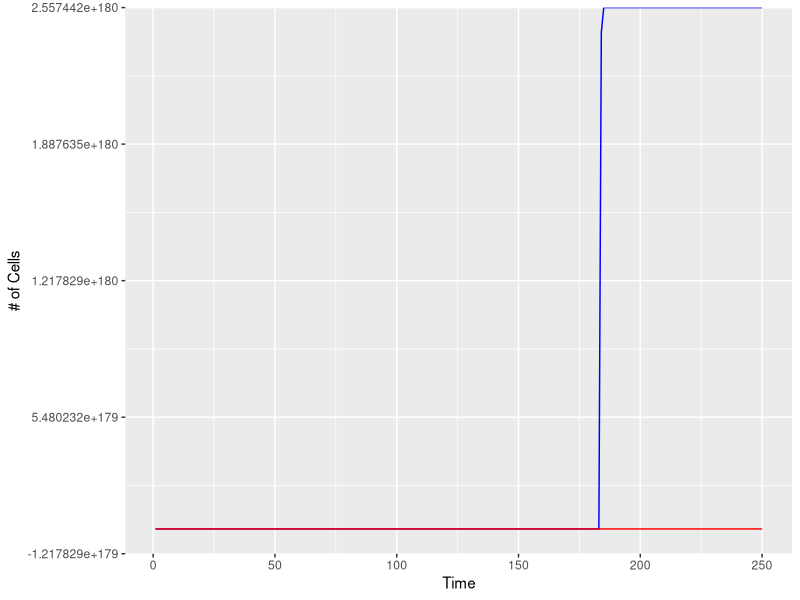

R code for this plot:
# Madeline Hightower
# Exercise 10 Script

# Tumor cell with spontaneous mutation that confers drug resistance
# No positive or negative effects on growth rate of sub-population
# When drug is absent
# When Drug is present, mutant grows at 50% of growth rate
# Non-mutant declines rapidly

# Use model for Sub Populations
  # Nt+1=Nt+(rN*Nt)*(1-(Nt+Mt)/K) # for non-mutant population
  # Mt+1=Mt+(rM*Mt)*(1-(Nt+Mt)/K) # for mutant population
# Parameters
  # Growth rate in absence is 0.1 (rN=rM=0.1)
  # Carrying capacity (K) is one million cells
  # Mutation occurred when 100 cells were present
  # Non-mutant cells grow at rN=-0.1 when drug is present

# Generate a script that simulates growth of two sub-populations in tumor
# To equilibrium following drug treatment
# Plot with line graph

# Set Parameters
K=1000000
timesteps=250
N0=99 # Given that the mutation occurred when there were 100 cells
M0=1 # and only one was a mutant

# Drug absence (A)
r=0.1 # Growth rate for both populations is 0.1 in absence of drug

# Drug presence (P)
A=-0.1 # Non-mutants grow at -0.1 when drug is present
B=0.05 # Mutants grow at 50% of growth rate for when drug is not present

# Create vector to store N's and set initial N
# Set initial value
Ns=numeric(length=timesteps)
Ns[1]=N0
Ms=numeric(length=timesteps)
Ms[1]=M0

# Simulate
# Mutant Population
for(t in 1:150){
  Ms[t+1]<-Ms[t]+r*Ms[t]*(1-(Ns[t]+Ms[t])/K)
}
for(t in 151:249){
  Ms[t+1]<-Ms[t]+B*Ms[t]*(1-(Ns[t]+Ms[t])/K)
}
#150 chosen as the cutoff after plotting growth in drug absence
# And seeing approx where slope levels off to 0
# Non-Mutant Population
for(t in 1:150){
  Ns[t+1]<-Ns[t]+r*Ns[t]*(1-(Ns[t]+Ms[t])/K)
}
for(t in 151:249){
  Ns[t+1]<-Ns[t]+(A)*Ns[t]*(1-(Ns[t]+Ms[t])/K)
}
#Put simulation into a dataframe
healthy<-data.frame(time=1:timesteps,N=Ns)
tumor<-data.frame(time=1:timesteps,M=Ms)
# Plot data
library(ggplot2)
growth<-ggplot()+geom_line(data=healthy,aes(x=time,y=N),color="blue")+
  geom_line(data=tumor,aes(x=time,y=M),color="red")+
  xlab('Time')+ylab('# of Cells')
